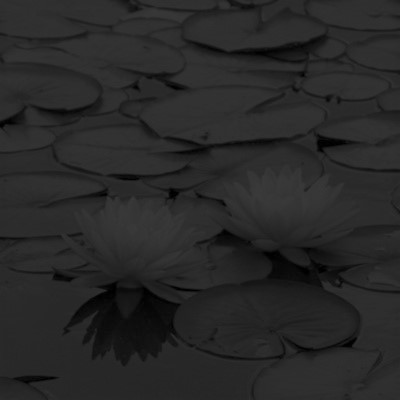
#> input picture Python Initial Project Test/ExamplePicture.jpg, 400 x 400 px, found by its file name
$ python 'Equalizing Histogram.py'
#> lines starting #> are read from the running program, lines starting #| are printed output that depends on the picture
#> further down, myPic is the input picture: shape (400, 400); min 0, max 58, mean 40.2
import cv2
import numpy as np
from os import path as pt

def strechHisto(imgIn):
    yMax = 255;
    xMin = np.min(imgIn)
#> xMin = 0
    xMax = np.max(imgIn)
#> xMax = 58

    imgOut = imgIn

    for idxx in range(np.size(myPic,0)):
        for idxy in range(np.size(myPic,1)):
            x = imgIn[idxx,idxy]
            imgOut[idxx,idxy] = (x - xMin) / (xMax - xMin) * yMax
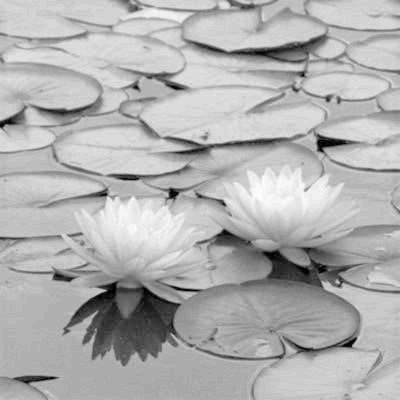
#> imgOut: shape (400, 400); min 0, max 255, mean 176.4

    return imgOut

PictureLocation=pt.dirname(__file__)+'\ExamplePicture.jpg'
myPic=cv2.imread(PictureLocation,cv2.IMREAD_GRAYSCALE)

cv2.imshow('Orginal Picture',myPic)

myPic_2 = strechHisto(myPic)

cv2.imshow('Equalized Picture',myPic_2)

cv2.imwrite(pt.dirname(__file__)+'\ChangedPicture.jpg',myPic_2)

cv2.waitKey();
